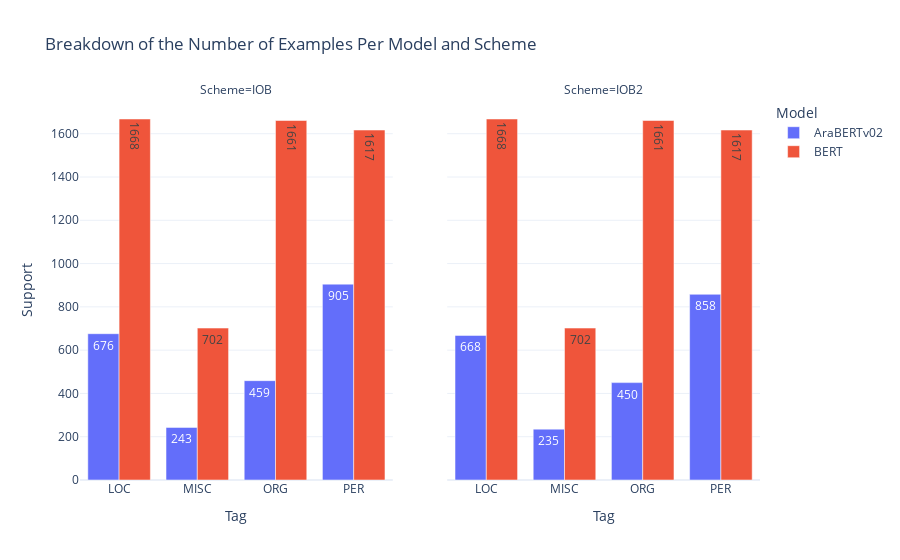

Notebook source saved alongside this figure:
### Code cell
# Confusion matrix heatmap example
report_bar = ReportBarChart(dash_data, mappings)
report_bar.visualize_support()

### Figure 1 — Plotly figure (JSON) as saved in the notebook; plotly's stock layout.template omitted (floating-point values rounded to 4 significant figures)
{"data": [{"alignmentgroup": "True", "hovertemplate": "Model=AraBERTv02<br>Scheme=IOB<br>Tag=%{x}<br>Support=%{text}<extra></extra>", "legendgroup": "AraBERTv02", "marker": {"color": "#636efa", "pattern": {"shape": ""}}, "name": "AraBERTv02", "offsetgroup": "AraBERTv02", "orientation": "v", "showlegend": true, "text": [676, 243, 459, 905], "textposition": "auto", "type": "bar", "x": ["LOC", "MISC", "ORG", "PER"], "xaxis": "x", "y": [676, 243, 459, 905], "yaxis": "y"}, {"alignmentgroup": "True", "hovertemplate": "Model=AraBERTv02<br>Scheme=IOB2<br>Tag=%{x}<br>Support=%{text}<extra></extra>", "legendgroup": "AraBERTv02", "marker": {"color": "#636efa", "pattern": {"shape": ""}}, "name": "AraBERTv02", "offsetgroup": "AraBERTv02", "orientation": "v", "showlegend": false, "text": [668, 235, 450, 858], "textposition": "auto", "type": "bar", "x": ["LOC", "MISC", "ORG", "PER"], "xaxis": "x2", "y": [668, 235, 450, 858], "yaxis": "y2"}, {"alignmentgroup": "True", "hovertemplate": "Model=BERT<br>Scheme=IOB<br>Tag=%{x}<br>Support=%{text}<extra></extra>", "legendgroup": "BERT", "marker": {"color": "#EF553B", "pattern": {"shape": ""}}, "name": "BERT", "offsetgroup": "BERT", "orientation": "v", "showlegend": true, "text": [1668, 702, 1661, 1617], "textposition": "auto", "type": "bar", "x": ["LOC", "MISC", "ORG", "PER"], "xaxis": "x", "y": [1668, 702, 1661, 1617], "yaxis": "y"}, {"alignmentgroup": "True", "hovertemplate": "Model=BERT<br>Scheme=IOB2<br>Tag=%{x}<br>Support=%{text}<extra></extra>", "legendgroup": "BERT", "marker": {"color": "#EF553B", "pattern": {"shape": ""}}, "name": "BERT", "offsetgroup": "BERT", "orientation": "v", "showlegend": false, "text": [1668, 702, 1661, 1617], "textposition": "auto", "type": "bar", "x": ["LOC", "MISC", "ORG", "PER"], "xaxis": "x2", "y": [1668, 702, 1661, 1617], "yaxis": "y2"}], "layout": {"annotations": [{"font": {}, "showarrow": false, "text": "Scheme=IOB", "x": 0.23, "xanchor": "center", "xref": "paper", "y": 1, "yanchor": "bottom", "yref": "paper"}, {"font": {}, "showarrow": false, "text": "Scheme=IOB2", "x": 0.77, "xanchor": "center", "xref": "paper", "y": 1, "yanchor": "bottom", "yref": "paper"}], "barmode": "group", "legend": {"title": {"text": "Model"}, "tracegroupgap": 0}, "title": {"text": "Breakdown of the Number of Examples Per Model and Scheme"}, "xaxis": {"anchor": "y", "domain": [0, 0.46], "title": {"text": "Tag"}}, "xaxis2": {"anchor": "y2", "domain": [0.54, 1], "matches": "x", "title": {"text": "Tag"}}, "yaxis": {"anchor": "x", "domain": [0, 1], "title": {"text": "Support"}}, "yaxis2": {"anchor": "x2", "domain": [0, 1], "matches": "y", "showticklabels": false}}}
